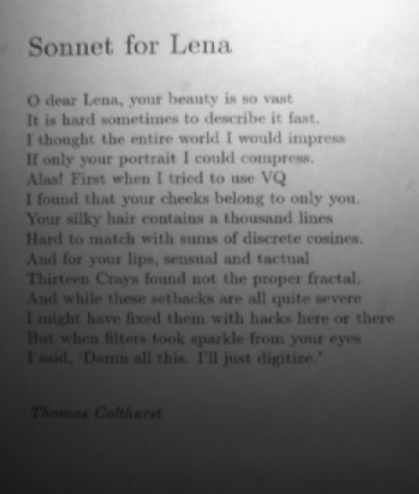
//> input picture test_images/text.png, 419 x 494 px
$ ./adaptive_threshold   (built with g++ and OpenCV 4)
//> lines starting //> are read from the running program, lines starting //| are printed output that depends on the picture; after the words box and inside, x2 and y2 are one past the last pixel; in counts of white or black regions, pixels touching at a corner belong together
/*
  自适应阈值二值化
*/

#include<iostream>
#include<cmath>
#include<opencv2\opencv.hpp>

using namespace std;
using namespace cv;

int main(int argc, char**argv)
{
	Mat input = imread("./test_images/text.png");
//> input is the input picture: 494 rows x 419 cols, CV_8UC3; min 25, max 250, mean 118.4
	if (input.empty())
	{
		cout << "read image failed!" << endl;
		return -1;
	}

	imshow("input", input);

	Mat gray, bin,ostu_bin;

	//bgr 2 gray
	cvtColor(input, gray, CV_BGR2GRAY);

	Mat adaptive;
	/*
		ADAPTIVE_THRESH_GAUSSIAN_C = 1
		ADAPTIVE_THRESH_MEAN_C = 0
	*/
	adaptiveThreshold(gray, adaptive, 255, ADAPTIVE_THRESH_MEAN_C, THRESH_BINARY, 35, 10);
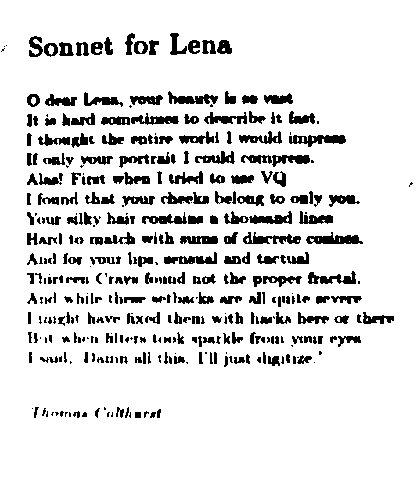
//> adaptive: 494 rows x 419 cols, CV_8UC1; 88.6% white; 369 black regions (102 under 20 px), largest, box (x1, y1, x2, y2) and area: (289, 135, 346, 147) 401, (306, 232, 363, 244) 400, (243, 232, 301, 244) 369

	imshow("adaptive", adaptive);

	/*
		THRESH_BINARY = 0  二值分割		大于阈值的像素赋为255，小于赋为0
		THRESH_BINARY_INV = 1 反向二值分割		大于阈值的像素赋为0，小于阈值为255
		THRESH_TRUNC = 2 截断	高于阈值的像素全赋值为该阈值，低于阈值的赋0
		THRESH_TOZERO = 3 取零		高于阈值的像素保留，低的值赋为零
		THRESH_TOZERO_INV = 4 反向取零	高于阈值的像素赋为零，低的保留
	*/

	//threshold是有一个double类型的返回值的，可以返回OSTU算法得到的阈值
	threshold(gray, ostu_bin, 0, 255, THRESH_BINARY | THRESH_OTSU);
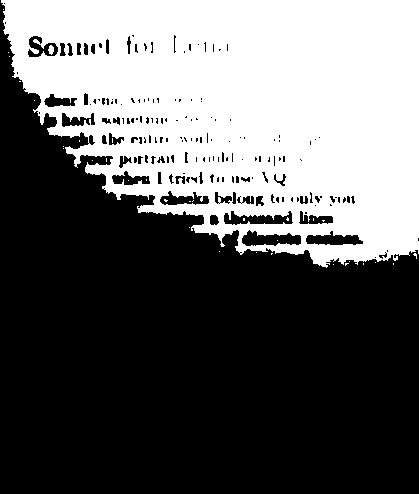
//> ostu_bin: 494 rows x 419 cols, CV_8UC1; 39.2% white; 34 white regions (32 under 20 px), largest, box (x1, y1, x2, y2) and area: (1, 0, 419, 268) 81089, (48, 45, 54, 55) 42
	imshow("ostu_bin", ostu_bin);

	waitKey(0);

	return 0;
}

$ run again, with test_images/hough.png copied over test_images/text.png
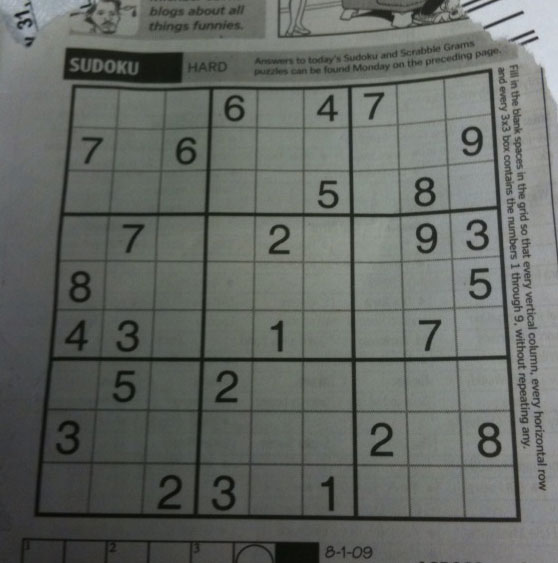
//> input picture test_images/hough.png, 558 x 563 px
//> input is the input picture: 563 rows x 558 cols, CV_8UC3; mean B, G, R 99.5, 104.1, 100
//> `adaptiveThreshold(gray, adaptive, 255, ADAPTIVE_THRESH_MEAN_C, THRESH_..`:
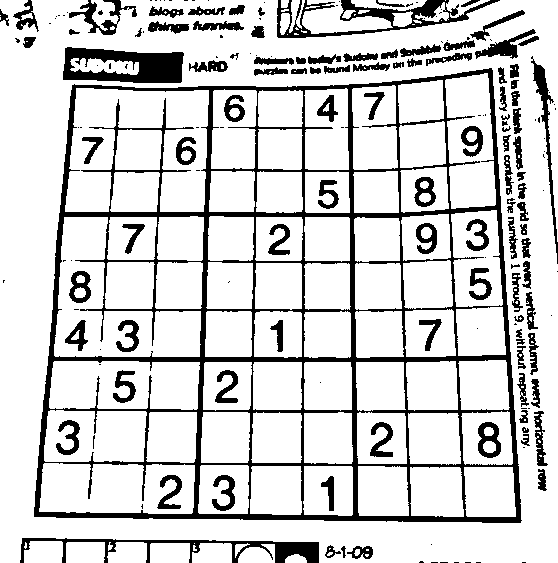
//> adaptive: 563 rows x 558 cols, CV_8UC1; 82.4% white; 187 black regions (83 under 20 px), largest, box (x1, y1, x2, y2) and area: (34, 68, 522, 523) 28095, (63, 47, 184, 83) 2849, (277, 0, 500, 38) 2387
//> `threshold(gray, ostu_bin, 0, 255, THRESH_BINARY | THRESH_OTSU);`:
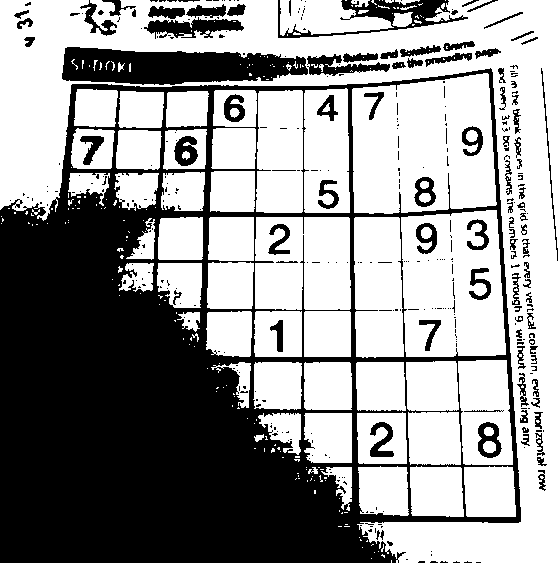
//> ostu_bin: 563 rows x 558 cols, CV_8UC1; 59% white; 359 black regions (263 under 20 px), largest, box (x1, y1, x2, y2) and area: (0, 68, 521, 563) 105703, (62, 47, 308, 85) 6806, (278, 0, 468, 38) 2033
